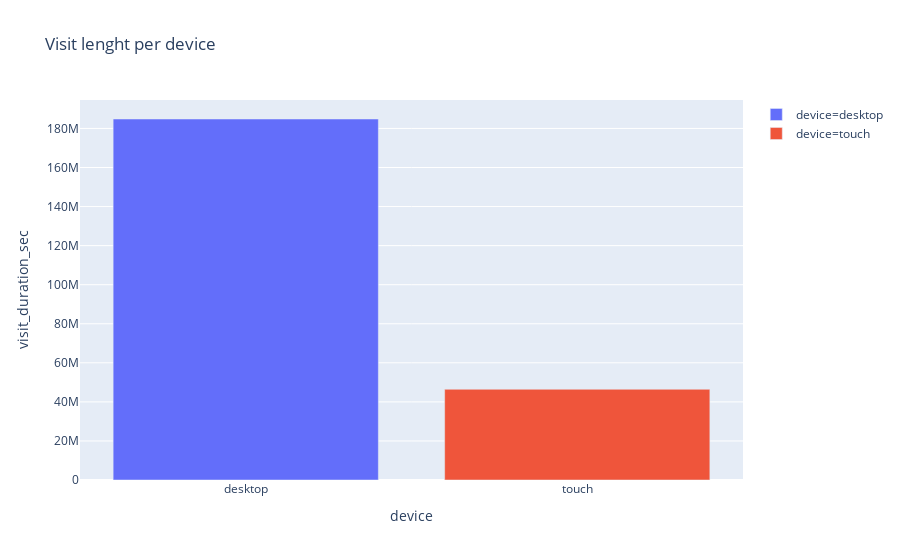

Write notebook code for a chart like this one.
### Code cell
length_per_device=visits.groupby(['device']).agg({'visit_duration_sec': 'sum'}).reset_index()
fig = px.bar(length_per_device, x="device", y="visit_duration_sec", color="device", title="Visit lenght per device")
fig.show()

### Figure 1 — Plotly figure (JSON) as saved in the notebook; plotly's stock layout.template omitted (floating-point values rounded to 4 significant figures)
{"data": [{"alignmentgroup": "True", "hoverlabel": {"namelength": 0}, "hovertemplate": "device=%{x}<br>visit_duration_sec=%{y}", "legendgroup": "device=desktop", "marker": {"color": "#636efa"}, "name": "device=desktop", "offsetgroup": "device=desktop", "orientation": "v", "showlegend": true, "textposition": "auto", "type": "bar", "x": ["desktop"], "xaxis": "x", "y": [184833246], "yaxis": "y"}, {"alignmentgroup": "True", "hoverlabel": {"namelength": 0}, "hovertemplate": "device=%{x}<br>visit_duration_sec=%{y}", "legendgroup": "device=touch", "marker": {"color": "#EF553B"}, "name": "device=touch", "offsetgroup": "device=touch", "orientation": "v", "showlegend": true, "textposition": "auto", "type": "bar", "x": ["touch"], "xaxis": "x", "y": [46442986], "yaxis": "y"}], "layout": {"barmode": "relative", "legend": {"tracegroupgap": 0}, "title": {"text": "Visit lenght per device"}, "xaxis": {"anchor": "y", "categoryarray": ["desktop", "touch"], "categoryorder": "array", "domain": [0, 1], "title": {"text": "device"}}, "yaxis": {"anchor": "x", "domain": [0, 1], "title": {"text": "visit_duration_sec"}}}}
